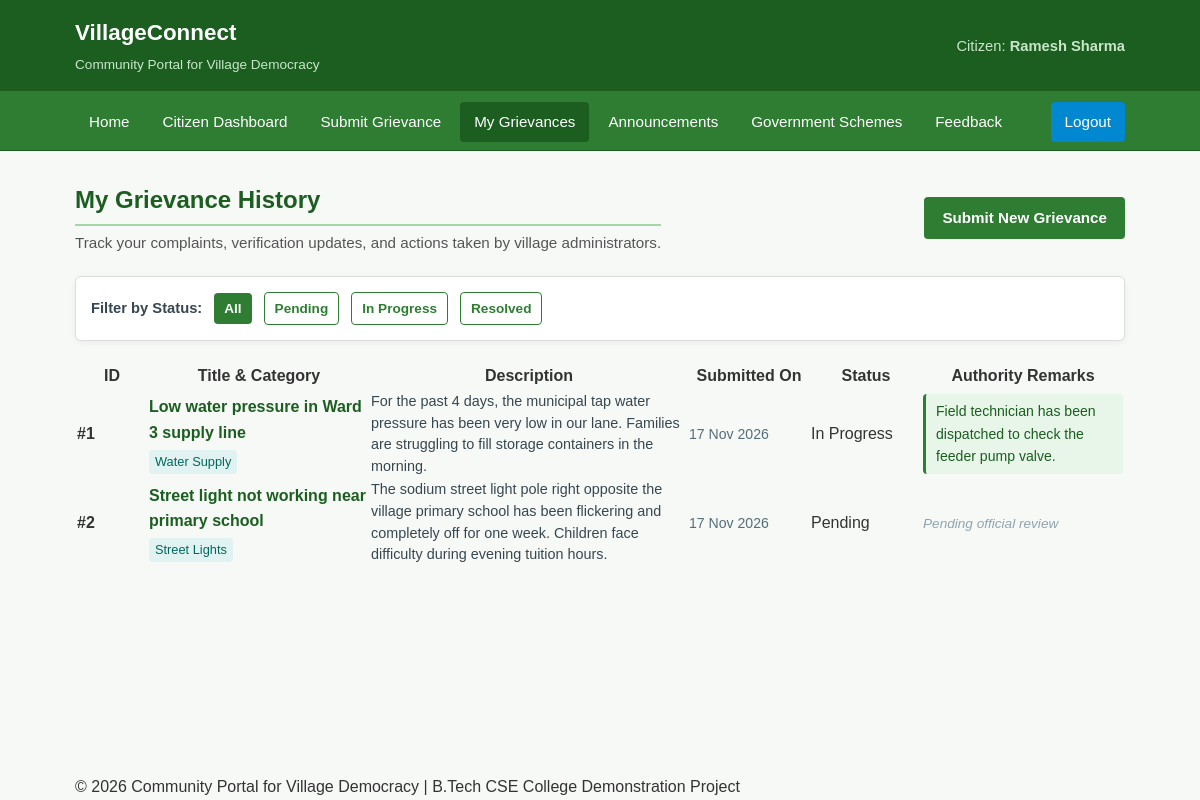
The app's page /citizen/my_grievances.php (signed in) with its own data.
### tables this page shows
CREATE TABLE IF NOT EXISTS `grievances` (
    `id` INT AUTO_INCREMENT PRIMARY KEY,
    `citizen_id` INT NOT NULL,
    `title` VARCHAR(200) NOT NULL,
    `category` VARCHAR(50) NOT NULL,
    `description` TEXT NOT NULL,
    `status` ENUM('Pending', 'In Progress', 'Resolved') DEFAULT 'Pending',
    `admin_remark` TEXT NULL,
    `created_at` TIMESTAMP DEFAULT CURRENT_TIMESTAMP,
    `updated_at` TIMESTAMP DEFAULT CURRENT_TIMESTAMP ON UPDATE CURRENT_TIMESTAMP,
    FOREIGN KEY (`citizen_id`) REFERENCES `citizens`(`id`) ON DELETE CASCADE
);

### citizen/my_grievances.php (the view, shortened to what this page needs)
<?php
require_once "../config/db.php";
$citizen_id = $_SESSION['citizen_id'];
$citizen_name = $_SESSION['citizen_name'] ?? 'Citizen';
$status_filter = trim($_GET['status'] ?? '');
$params = [$citizen_id];
$types = "i";
$query = "SELECT id, title, category, description, status, admin_remark, created_at, updated_at
          FROM grievances
          WHERE citizen_id = ?";
$query .= " ORDER BY created_at DESC";
$stmt = mysqli_prepare($conn, $query);
mysqli_stmt_bind_param($stmt, $types, ...$params);
mysqli_stmt_execute($stmt);
$result = mysqli_stmt_get_result($stmt);
?>
<!DOCTYPE html>
<html lang="en">
<head>
    <link rel="stylesheet" href="../assets/css/style.css">
</head>
<body>
    <header class="top-header">
        <div class="container header-content">
            <div>
                <a href="../index.php" class="brand-title">
                    VillageConnect
                </a>
                <span class="brand-subtitle">Community Portal for Village Democracy</span>
            </div>
            <div>
                <span style="color: #c8e6c9; font-size: 0.92rem;">
                    Citizen: <strong><?php echo htmlspecialchars($citizen_name); ?></strong>
                </span>
            </div>
        </div>
    </header>
    <nav class="navbar">
        <div class="container">
            <ul class="nav-links">
                <li><a href="../index.php">Home</a></li>
                <li><a href="dashboard.php">Citizen Dashboard</a></li>
                <li><a href="submit_grievance.php">Submit Grievance</a></li>
                <li><a href="my_grievances.php" class="active">My Grievances</a></li>
                <li><a href="../announcements.php">Announcements</a></li>
                <li><a href="../schemes.php">Government Schemes</a></li>
                <li><a href="feedback.php">Feedback</a></li>
                <li class="nav-right"><a href="../logout.php" class="nav-highlight">Logout</a></li>
            </ul>
        </div>
    </nav>
    <main class="main-content">
        <div class="container">
            <div style="display: flex; justify-content: space-between; align-items: center; flex-wrap: wrap; gap: 15px; margin-bottom: 20px;">
                <div>
                    <h1 class="section-title" style="margin-bottom: 5px;">My Grievance History</h1>
                    <p class="section-desc" style="margin-bottom: 0;">
                        Track your complaints, verification updates, and actions taken by village administrators.
                    </p>
                </div>
                <div>
                    <a href="submit_grievance.php" class="btn btn-primary">Submit New Grievance</a>
                </div>
            </div>
            <div class="card" style="padding: 15px; margin-bottom: 20px;">
                <form action="my_grievances.php" method="GET" style="display: flex; gap: 12px; align-items: center; flex-wrap: wrap;">
                    <span style="font-weight: 600; font-size: 0.92rem; color: #37474f;">Filter by Status:</span>
                    <a href="my_grievances.php" class="btn btn-sm <?php echo empty($status_filter) ? 'btn-primary' : 'btn-outline'; ?>">All</a>
                    <a href="my_grievances.php?status=Pending" class="btn btn-sm <?php echo ($status_filter === 'Pending') ? 'btn-primary' : 'btn-outline'; ?>">Pending</a>
                    <a href="my_grievances.php?status=In Progress" class="btn btn-sm <?php echo ($status_filter === 'In Progress') ? 'btn-primary' : 'btn-outline'; ?>">In Progress</a>
                    <a href="my_grievances.php?status=Resolved" class="btn btn-sm <?php echo ($status_filter === 'Resolved') ? 'btn-primary' : 'btn-outline'; ?>">Resolved</a>
                </form>
            </div>
            <?php if ($result && mysqli_num_rows($result) > 0): ?>
                <div class="table-responsive">
                    <table class="styled-table">
                        <thead>
                            <tr>
                                <th style="width: 70px;">ID</th>
                                <th style="width: 220px;">Title & Category</th>
                                <th>Description</th>
                                <th style="width: 120px;">Submitted On</th>
                                <th style="width: 110px;">Status</th>
                                <th style="width: 200px;">Authority Remarks</th>
                            </tr>
                        </thead>
                        <tbody>
                            <?php while ($row = mysqli_fetch_assoc($result)): ?>
                                <tr>
                                    <td><strong>#<?php echo $row['id']; ?></strong></td>
                                    <td>
                                        <div style="font-weight: 600; color: #1b5e20;">
                                            <?php echo htmlspecialchars($row['title']); ?>
                                        </div>
                                        <span style="font-size: 0.8rem; background: #e0f2f1; color: #00695c; padding: 2px 6px; border-radius: 4px; display: inline-block; margin-top: 4px;">
                                            <?php echo htmlspecialchars($row['category']); ?>
                                        </span>
                                    </td>
                                    <td>
                                        <div style="font-size: 0.9rem; color: #37474f; line-height: 1.5;">
                                            <?php echo nl2br(htmlspecialchars($row['description'])); ?>
                                        </div>
                                    </td>
                                    <td>
                                        <span style="font-size: 0.88rem; color: #546e7a;">
                                            <?php echo date("d M Y", strtotime($row['created_at'])); ?>
                                        </span>
                                    </td>
                                    <td>
                                        <?php
                                        $s = $row['status'];
                                        if ($s === 'Pending') {
                                            echo '<span class="badge badge-pending">Pending</span>';
                                        } elseif ($s === 'In Progress') {
                                            echo '<span class="badge badge-in-progress">In Progress</span>';
                                        } elseif ($s === 'Resolved') {
                                            echo '<span class="badge badge-resolved">Resolved</span>';
                                        } else {
                                            echo '<span class="badge">' . htmlspecialchars($s) . '</span>';
                                        }
                                        ?>
                                    </td>
                                    <td>
                                        <?php if (!empty($row['admin_remark'])): ?>
                                            <div style="font-size: 0.88rem; color: #1b5e20; background: #e8f5e9; padding: 6px 10px; border-radius: 4px; border-left: 3px solid #2e7d32;">
                                                <?php echo nl2br(htmlspecialchars($row['admin_remark'])); ?>
                                            </div>
                                        <?php else: ?>
                                            <span style="color: #90a4ae; font-size: 0.85rem; font-style: italic;">
                                                Pending official review
                                            </span>
                                        <?php endif; ?>
                                    </td>
                                </tr>
                            <?php endwhile; ?>
                        </tbody>
                    </table>
                </div>
            <?php endif; ?>
        </div>
    </main>
    <footer class="site-footer">
        <div class="container text-center">
            <div class="footer-bottom">
                <p>&copy; <?php echo date("Y"); ?> Community Portal for Village Democracy | B.Tech CSE College Demonstration Project</p>
            </div>
        </div>
    </footer>
</body>
</html>

### assets/css/style.css (style rules this page uses)
* { margin: 0; padding: 0; box-sizing: border-box; }
body { font-family: 'Segoe UI', Tahoma, Geneva, Verdana, sans-serif; background-color: #f4f8fa; color: #2c3e50; font-family: Arial, Helvetica, sans-serif; background-color: #f7f9f7; color: #333333; line-height: 1.6; display: flex; flex-direction: column; min-height: 100vh; }
.container { width: 90%; max-width: 1200px; max-width: 1100px; margin: 0 auto; padding: 0 15px; }
.top-header { background-color: #1b5e20; background-color: #1b5e20; color: #ffffff; padding: 14px 0; box-shadow: 0 2px 8px rgba(0, 0, 0, 0.12); padding: 15px 0; border-bottom: 3px solid #2e7d32; }
.header-content { display: flex; justify-content: space-between; align-items: center; flex-wrap: wrap; gap: 10px; }
.brand-title { font-size: 1.35rem; font-weight: 700; font-size: 1.4rem; font-weight: bold; color: #ffffff; text-decoration: none; display: flex; align-items: center; gap: 8px; }
.brand-subtitle { font-size: 0.8rem; font-weight: normal; font-size: 0.85rem; color: #c8e6c9; display: block; color: #c8e6c9; margin-top: 3px; }
.navbar { background-color: #2e7d32; border-bottom: 3px solid #81c784; background-color: #2e7d32; border-bottom: 1px solid #1b5e20; }
.nav-links { list-style: none; display: flex; flex-wrap: wrap; gap: 4px; padding: 6px 0; gap: 5px; padding: 8px 0; }
.nav-links li a { color: #ffffff; text-decoration: none; padding: 9px 14px; padding: 8px 14px; border-radius: 4px; font-size: 0.95rem; display: inline-block; font-size: 0.95rem; font-weight: 500; transition: background-color 0.2s ease, color 0.2s ease; }
.nav-links li a:hover, .nav-links li a.active { background-color: #1b5e20; color: #ffffff; }
.nav-links li a.nav-highlight { background-color: #0288d1; color: #ffffff; }
.nav-links li.nav-right { margin-left: auto; }
.btn { display: inline-block; padding: 10px 20px; padding: 9px 18px; font-size: 0.95rem; font-weight: 600; font-weight: bold; text-decoration: none; border-radius: 5px; border-radius: 4px; border: none; cursor: pointer; text-align: center; transition: background-color 0.2s, transform 0.1s; }
.btn-primary { background-color: #2e7d32; color: #ffffff; }
.btn-outline { background-color: transparent; border: 2px solid #2e7d32; background-color: #ffffff; border: 1px solid #2e7d32; color: #2e7d32; }
.btn-sm { padding: 5px 10px; font-size: 0.85rem; }
.main-content { flex: 1; padding: 35px 0; padding: 30px 0; }
.section-title { font-size: 1.7rem; font-size: 1.5rem; color: #1b5e20; margin-bottom: 20px; padding-bottom: 8px; margin-bottom: 15px; padding-bottom: 5px; border-bottom: 2px solid #a5d6a7; position: relative; }
.section-desc { font-size: 1rem; color: #546e7a; margin-bottom: 25px; font-size: 0.95rem; color: #555555; margin-bottom: 20px; }
.card { background-color: #ffffff; border-radius: 8px; border: 1px solid #e0e0e0; box-shadow: 0 2px 6px rgba(0, 0, 0, 0.05); padding: 22px; margin-bottom: 22px; transition: transform 0.2s ease, box-shadow 0.2s ease; border: 1px solid #dcdcdc; border-radius: 6px; padding: 20px; margin-bottom: 20px; }

### records on screen
grievances: id "1", title "Low water pressure in Ward 3 supply line", category "Water Supply", description "For the past 4 days, the municipal tap water pressure has been very low in our lane. Families are struggling to fill storage containers in the morning.", created_at "17 Nov 2026", status "In Progress", admin_remark "Field technician has been dispatched to check the feeder pump valve."
grievances: id "2", title "Street light not working near primary school", category "Street Lights", description "The sodium street light pole right opposite the village primary school has been flickering and completely off for one week. Children face difficulty during evening tuition hours.", created_at "17 Nov 2026", status "Pending", shows "Pending official review"

### other values on screen
$citizen_name "Ramesh Sharma"
